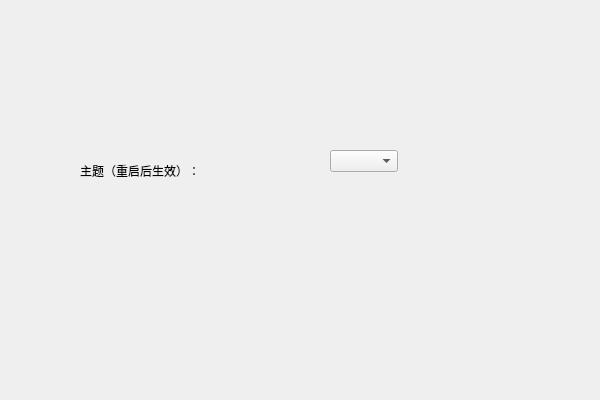
<?xml version="1.0" encoding="UTF-8"?>
<ui version="4.0">
 <class>SettingsWidgetClass</class>
 <widget class="QDialog" name="SettingsWidgetClass">
  <property name="geometry">
   <rect>
    <x>0</x>
    <y>0</y>
    <width>600</width>
    <height>400</height>
   </rect>
  </property>
  <property name="windowTitle">
   <string>SettingsWidget</string>
  </property>
  <widget class="QLabel" name="label">
   <property name="geometry">
    <rect>
     <x>80</x>
     <y>110</y>
     <width>171</width>
     <height>121</height>
    </rect>
   </property>
   <property name="text">
    <string>主题（重启后生效）：</string>
   </property>
  </widget>
  <widget class="QComboBox" name="comboBox">
   <property name="geometry">
    <rect>
     <x>330</x>
     <y>150</y>
     <width>68</width>
     <height>22</height>
    </rect>
   </property>
  </widget>
 </widget>
 <layoutdefault spacing="6" margin="11"/>
 <resources/>
 <connections/>
</ui>
